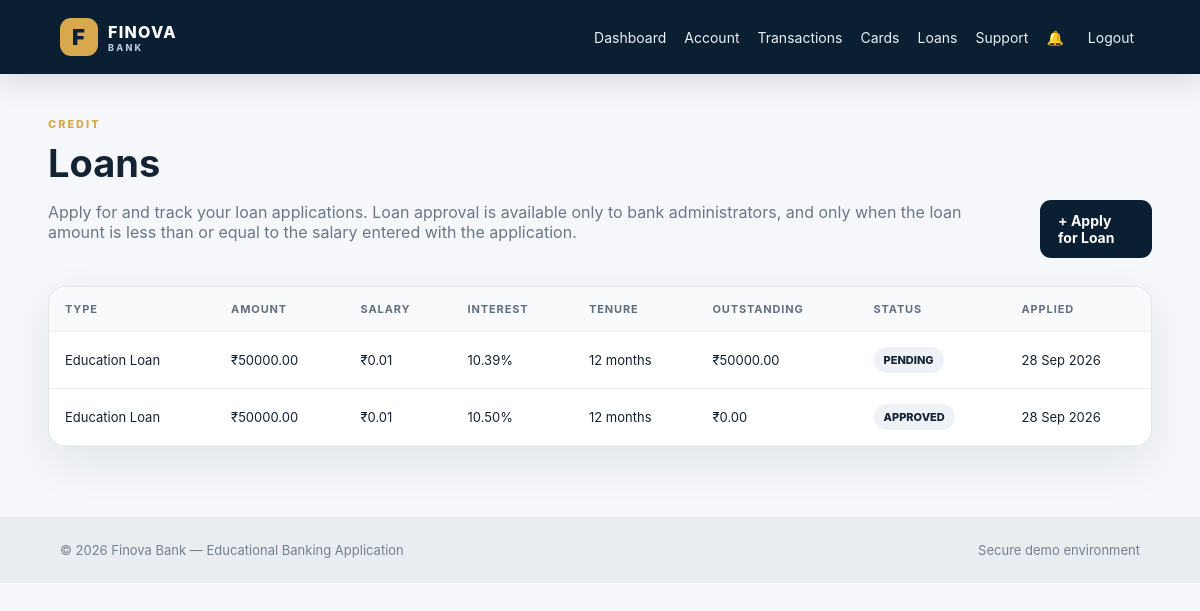
/loans/ (signed in), run on the app's committed database.
### banking/models.py (models this page shows, shortened)
class Loan(models.Model):
    LOAN_TYPES = [
        ("PERSONAL", "Personal Loan"),
        ("EDUCATION", "Education Loan"),
        ("HOME", "Home Loan"),
    ]
    STATUS_CHOICES = [
        ("PENDING", "Pending"),
        ("APPROVED", "Approved"),
        ("REJECTED", "Rejected"),
        ("CLOSED", "Closed"),
    ]
    user = models.ForeignKey(
        User, on_delete=models.CASCADE, related_name="loans"
    )
    account = models.ForeignKey(
        BankAccount, on_delete=models.CASCADE, related_name="loans"
    )
    loan_type = models.CharField(max_length=20, choices=LOAN_TYPES)
    amount = models.DecimalField(max_digits=15, decimal_places=2)
    salary = models.DecimalField(
        max_digits=15, decimal_places=2,
        validators=[MinValueValidator(Decimal("0.01"))],
        default=Decimal("0.01"),
    )
    interest_rate = models.DecimalField(
        max_digits=5, decimal_places=2, default=Decimal("10.50")
    )
    tenure_months = models.PositiveIntegerField(default=12)
    outstanding_amount = models.DecimalField(
        max_digits=15, decimal_places=2, default=Decimal("0.00")
    )
    status = models.CharField(
        max_length=20, choices=STATUS_CHOICES, default="PENDING"
    )
    applied_at = models.DateTimeField(auto_now_add=True)

### banking/views.py (the view)
# urls.py: path("loans/", views.loans, name="loans"),
@login_required
def loans(request):
    data = request.user.loans.select_related("account").all()
    return render(request, "loans.html", {"loans": data})

### templates/loans.html (shortened to what this page needs)
{% extends "base.html" %}
{% block content %}
<div class="page-head">
    <div><span class="eyebrow">CREDIT</span><h1>Loans</h1><p class="muted">Apply for and track your loan applications. Loan approval is available only to bank administrators, and only when the loan amount is less than or equal to the salary entered with the application.</p></div>
    <a class="btn primary" href="{% url 'apply_loan' %}">+ Apply for Loan</a>
</div>
<div class="table-wrap">
<table>
<thead><tr><th>Type</th><th>Amount</th><th>Salary</th><th>Interest</th><th>Tenure</th><th>Outstanding</th><th>Status</th><th>Applied</th></tr></thead>
<tbody>
{% for loan in loans %}
<tr>
<td>{{ loan.get_loan_type_display }}</td>
<td>₹{{ loan.amount|floatformat:2 }}</td>
<td>₹{{ loan.salary|floatformat:2 }}</td>
<td>{{ loan.interest_rate }}%</td>
<td>{{ loan.tenure_months }} months</td>
<td>₹{{ loan.outstanding_amount|floatformat:2 }}</td>
<td><span class="badge">{{ loan.status }}</span></td>
<td>{{ loan.applied_at|date:"d M Y" }}</td>
</tr>
{% empty %}<tr><td colspan="8" class="center">No loan applications.</td></tr>{% endfor %}
</tbody>
</table>
</div>
{% endblock %}

### static/css/style.css (style rules this page uses)
:root { --navy:#0b1f33; --navy2:#12395a; --gold:#d7a84d; --cream:#f5f7fa; --white:#fff; --text:#142333; --muted:#6b7785; --border:#dfe5eb; --green:#178a55; --red:#c73b45; --shadow:0 16px 45px rgba(17,36,55,.08); }
* { box-sizing:border-box }
body { margin:0;background:var(--cream);color:var(--text);font-family:Inter,Segoe UI,Arial,sans-serif }
a { text-decoration:none;color:inherit }
.mini-label,.eyebrow { font-size:11px;font-weight:800;letter-spacing:.18em;color:var(--gold) }
.btn { display:inline-flex;justify-content:center;align-items:center;border:0;border-radius:11px;padding:12px 18px;font-weight:750;cursor:pointer;font-size:14px }
.btn.primary { background:var(--navy);color:#fff }
.page-head { display:flex;align-items:flex-end;justify-content:space-between;gap:20px;margin-bottom:28px }
.page-head h1 { font-size:38px;margin:8px 0 }
.muted { color:var(--muted) }
.table-wrap { background:#fff;border:1px solid var(--border);border-radius:18px;overflow:auto;box-shadow:var(--shadow) }
table { width:100%;border-collapse:collapse;min-width:750px }
th,td { text-align:left;padding:15px 16px;border-bottom:1px solid #edf0f3;font-size:13px }
th { background:#f8fafc;color:#617080;font-size:11px;letter-spacing:.08em;text-transform:uppercase }
.badge,.pill,.status { display:inline-flex;align-items:center;border-radius:999px;padding:6px 10px;background:#eef2f6;font-size:11px;font-weight:800 }

### data on the page
Loan: loan_type "Education Loan", amount "50000.00", salary "0.01", interest_rate "10.39", tenure_months "12", outstanding_amount "50000.00", status "PENDING", applied_at "28 Sep 2026"
Loan: loan_type "Education Loan", amount "50000.00", salary "0.01", interest_rate "10.50", tenure_months "12", outstanding_amount "0.00", status "APPROVED", applied_at "28 Sep 2026"
